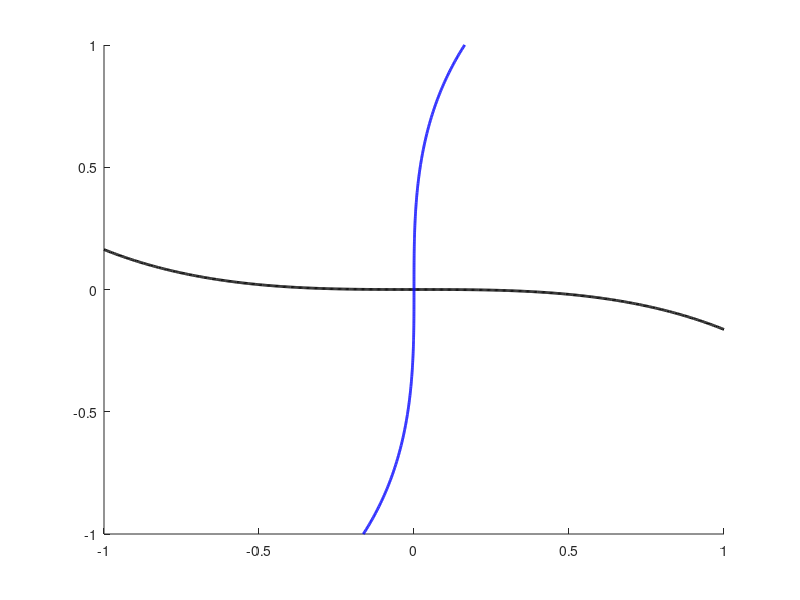

The MATLAB script that drew this image: (Note: this script raises an error after producing the figure.)
function Rons_Code()

%% Initialise and Declare Parameter Values

P.a = 0;
P.omega = 2*pi;

z = []; 
t = [];
x0 = 0.5;
y0 = 0.5;
z0 = [x0; y0];
t0 = 0;
tmax = 20;
C78 = C_data;

%% Plot Nullclines + Trajectories

xmesh = linspace(-1,1,700);
ymesh = linspace(-1,1,700);
[x, y] = meshgrid(xmesh,ymesh);

figure(1)
clf
hold on

% Plotting Nullclines
contour(x,y,xdot(x,y,P),[0 0],'k','linewidth',2);
contour(x,y,ydot(x,y,P),[0 0],'b','linewidth',2);

% Plotting Trajectory Starting at (0.05, 0.05)
[t,z] = ode23(@RHS, [t0:0.001:tmax], [0.05 0.05], [], P);

x = z(:,1);
y = z(:,2);

plot(x,y,'g-','LineWidth',1);
hold on

% Plotting Second Trajectory Starting at Initial Values (at the start of the code)
[t,z] = ode23(@RHS, [t0:0.001:tmax], z0, [], P);

x = z(:,1);
y = z(:,2);

plot(x,y,'r-','LineWidth',1);
legend('x-nullcline','y-nullcline','z0 = [0.05 0.05]','z0 = [0.5 0.5]');
hold on

%% Plotting x and y Over Time

figure(2)
clf
plot(t,x,'k-','linewidth',1);
xlim([0 20]);
ylim([-2 2]);
xlabel('t(ms)');
ylabel('x');
title(['x0 = ', num2str(x0),' y0 = ', num2str(y0),' a = ',num2str(P.a)]);
hold on

figure(3)
clf
plot(t,y,'k-','linewidth',1);
xlim([0 20]);
ylim([-2 2]);
xlabel('t(ms)');
ylabel('y');
title(['x0 = ', num2str(x0),' y0 = ', num2str(y0),' a = ',num2str(P.a)]);
hold on

%% Bifurcation Diagram

% Bifurcation For -1 < a < 1
a_range = linspace(-1,1,700);

x_array = [];
y_array = [];
a_array = [];

for a = a_range
    P.a = a;
    [t,z] = ode23(@RHS, [0 20], [0 1], [], P);

    stored_points = 50;
    finish = z(end-stored_points:end, :);

    x_array = [x_array; finish(:, 1)];
    y_array = [y_array; finish(:, 2)];
    a_array = [a_array; repmat(a, stored_points+1, 1)];

end

figure(4)
clf
plot(a_array, x_array,'.', MarkerSize=0.5);
title('Bifurcation Diagram');
hold on

%% Plotting the Structural Connectivity

figure(5)
clf
imagesc(C78);
colorbar;
title('Structural Connectivity between Brain Regions');
xlabel('Brain Area');
ylabel('Brain Area');

grid on;
axis square;

%% Re-Creating Graphs for Equations 5 and 6

x = 0.5*ones(length(C78),1);
y = 0.5*ones(length(C78),1);

P.beta = 50*ones(length(C78));
P.a = 0*ones(length(C78));
P.omega = 2*pi*ones(length(C78));
P.G = 0.05;
tstep = 6140;
dt = 1/100;
P.noise = normrnd(0,sqrt(dt),[1,length(C78)]);

[x_val,y_val,time_steps] = Euler(x,y,78,tstep);

% Plotting the Original Signal
figure(6)
clf
subplot(4,1,1)
plot(time_steps,x_val,LineWidth=1.5)
xlim([0 6000])
ylim([-2 2])
grid on
hold on

% Plotting the Upper Envelope on the Subplot (4,1,1)
[yupper,ylower] = envelope(x_val);
plot(time_steps, yupper, LineWidth=2);
legend('Original Signal','Upper Bound')

%% Range Filtering [lower upper]

% Filtering the Original Signal through a 10-14Hz Band
filtered_x_val = bandpass(x_val, [10 14], 1000);

% Plotting the Filtered Signal (10-14Hz)
subplot(4,1,2)
plot(time_steps, filtered_x_val, LineWidth=1.5);
xlim([0 6000])
ylim([-2 2])
grid on
hold on

% Plotting the Upper Envelope on the Subplot (4,1,2)
[yupper,ylower] = envelope(filtered_x_val);
plot(time_steps, yupper, LineWidth=2);
legend('Original Signal Passed Through 10-14Hz Filtering','Upper Envelope')

%% Lowpass Filtering

% Lowpass Filtering the Original Signal (<0.2Hz)
filtered_x_val_2 = lowpass(x_val, 0.2, 1000);

% Plotting the Filtered Signal (<0.2Hz)
subplot(4,1,3)
plot(time_steps, filtered_x_val_2, LineWidth=1.5);
xlim([0 6000])
ylim([-2 2])
grid on
hold on

% Plotting the Upper Envelope on the Subplot (4,1,3)
[yupper,ylower] = envelope(filtered_x_val_2);
plot(time_steps, yupper, LineWidth=2);
legend('Lowpass Filtered Original Signal (<0.2Hz)','Upper Envelope')

%% Highpass Filtering

% Highpass Filtering the Original Signal (>200Hz)
filtered_x_val_3 = highpass(x_val, 200, 1000);

% Plotting the Filtered Signal (>200Hz)
subplot(4,1,4)
plot(time_steps, filtered_x_val_3, LineWidth=1.5);
xlim([0 6000])
ylim([-2 2])
grid on
hold on

% Plotting the Upper Envelope on the Subplot (4,1,4)
[yupper,ylower] = envelope(filtered_x_val_3);
plot(time_steps, yupper, LineWidth=2);
legend('Highpass Filtered Original Signal (>200Hz)','Upper Envelope')

%% System with Scalar Input

x=0.5;
y=0.5;
P.beta=0;
P.omega=2*pi;
P.G=0;
P.a=0;
C78=0;

tstep=614;
dt=1/100;

x_val=[x];
y_val=[y];
time_steps=[1];

for i=2:tstep

    P.noise = normrnd(0,sqrt(dt));

    time_steps=[time_steps;i];

    x = x + dxdt_c(x,y,1)*dt;
    y = y + dydt_c(x,y,1)*dt;

    x_val=[x_val;x];
    y_val=[y_val;y];

end

figure(7)
clf
plot(time_steps,x_val);
hold on;
plot(time_steps,y_val);
xlim([0 650]);

%% Bifurcation Diagram with Noise (UNCERTAIN IF THIS IS CORRECT)

% Creating Arrays for Noise
x_val_array = [];
a_array = [];

   for a = a_range
    x = 0.5*ones(length(C78),1);
    y = 0.5*ones(length(C78),1);
    P.beta = 5*ones(length(C78));
    P.a = a*ones(length(C78));
    P.omega = 2*pi*ones(length(C78));
    P.G = 0.05;
    tstep = 6140;
    dt = 1/100;
    Euler(x,y,1,tstep);

    stored_points = 50;
    finish = z(end-stored_points:end, :);

    x_val_array = [x_val_array; finish(:, 1)];
    a_array = [a_array; repmat(a, stored_points+1, 1)];

   end

% Copying Figure 4 onto Figure 8
fig4 = figure(4);
axes4 = findobj(fig4, 'Type', 'axes');
axesNoTitle = copyobj(axes4, fig4);
title4 = get(axesNoTitle, 'Title');
delete(title4);
fig8 = figure(8);
copyobj(axes4,fig8);
hold on

% Superimposing Noise on Figure 8
plot(a_array, x_val_array,'.', MarkerSize=0.5,Color='k');
title('Bifurcation Diagram with Noise');
hold on

%% Function Definitions
%% Xdot(X,Y,P)    
    function xdot = xdot(x,y,P)
        xdot = (P.a-x.^2-y.^2).*x-(P.omega.*y);
     end

%%  Ydot(X,Y,P)  
    function ydot = ydot(x,y,P)
        ydot = (P.a-x.^2-y.^2).*y+(P.omega.*x);
    end
%% SteadyState(y,P)    
    function SteadyState = SteadyState(y,P)
        x = z(1);
        y = z(2);
        SteadyState = [xdot(x,y,P);ydot(x,y,P)];
    end
    
%% RHS(t,z,P)    
    function RHS = RHS(t,z,P)
        x=z(1);
        y=z(2);
        RHS = [xdot(x,y,P);ydot(x,y,P)];
    end
%% C78
    function C78 = C_data
    data = load("C78.mat");
    C78 = data.C;
    end
%% Functions for Noise
% dxdt
    function out = dxdt_c(x,y,j)
       out = (P.a(j)-x(j).^2-y(j).^2).*x(j) - P.omega(j).*y(j) + P.G*C78(:,j).*(x-x(j)) + P.beta.*P.noise;
    end
% dydt
    function out = dydt_c(x,y,j)
        out = (P.a(j)-x(j).^2-y(j).^2).*y(j) + P.omega(j).*x(j) + P.G*C78(:,j).*(y-y(j)) + P.beta.*P.noise;
    end
% using entire C78
    function [x_val,y_val,time_steps] = Euler(x,y,j,tstep)
    
        time_steps=[1];

        if j>1
                
                x_val=x(j);
                y_val=y(j);
    
            for i=2:tstep
    
                time_steps=[time_steps;i];
    
                P.noise = normrnd(0,sqrt(dt),[1,length(C78)]);
    
                x = x(j) + dxdt_c(x,y,j)*dt;
                y = y(j) + dydt_c(x,y,j)*dt;
    
                x_val=[x_val;x(j)];
                y_val=[y_val;y(j)];
                
            end
        end
    end
end

 